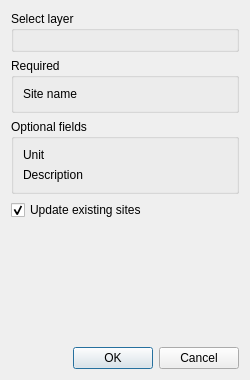
<?xml version="1.0" encoding="UTF-8"?>
<ui version="4.0">
 <class>ImportLayerDialog</class>
 <widget class="QDialog" name="ImportLayerDialog">
  <property name="geometry">
   <rect>
    <x>0</x>
    <y>0</y>
    <width>250</width>
    <height>380</height>
   </rect>
  </property>
  <property name="minimumSize">
   <size>
    <width>250</width>
    <height>380</height>
   </size>
  </property>
  <property name="windowTitle">
   <string>Dialog</string>
  </property>
  <layout class="QVBoxLayout" name="verticalLayout_4">
   <item>
    <widget class="QGroupBox" name="groupBoxLayer">
     <property name="title">
      <string>Select layer</string>
     </property>
     <layout class="QVBoxLayout" name="verticalLayout_3">
      <item>
       <layout class="QHBoxLayout" name="horizontalLayoutLayer"/>
      </item>
     </layout>
    </widget>
   </item>
   <item>
    <widget class="QGroupBox" name="groupBoxRequired">
     <property name="title">
      <string>Required</string>
     </property>
     <layout class="QHBoxLayout" name="horizontalLayout">
      <item>
       <layout class="QVBoxLayout" name="verticalLayout">
        <item>
         <widget class="QLabel" name="label">
          <property name="text">
           <string>Site name</string>
          </property>
         </widget>
        </item>
       </layout>
      </item>
      <item>
       <layout class="QVBoxLayout" name="verticalLayoutRequired"/>
      </item>
     </layout>
    </widget>
   </item>
   <item>
    <widget class="QGroupBox" name="groupBoxOptional">
     <property name="title">
      <string>Optional fields</string>
     </property>
     <layout class="QHBoxLayout" name="horizontalLayout_2">
      <item>
       <layout class="QVBoxLayout" name="verticalLayout_5">
        <item>
         <widget class="QLabel" name="label_4">
          <property name="text">
           <string>Unit</string>
          </property>
         </widget>
        </item>
        <item>
         <widget class="QLabel" name="label_5">
          <property name="text">
           <string>Description</string>
          </property>
         </widget>
        </item>
       </layout>
      </item>
      <item>
       <layout class="QVBoxLayout" name="verticalLayoutOtional"/>
      </item>
     </layout>
    </widget>
   </item>
   <item>
    <widget class="QCheckBox" name="checkBoxUpdate">
     <property name="text">
      <string>Update existing sites</string>
     </property>
     <property name="checked">
      <bool>true</bool>
     </property>
    </widget>
   </item>
   <item>
    <spacer name="verticalSpacer">
     <property name="orientation">
      <enum>Qt::Vertical</enum>
     </property>
     <property name="sizeHint" stdset="0">
      <size>
       <width>20</width>
       <height>40</height>
      </size>
     </property>
    </spacer>
   </item>
   <item>
    <widget class="QDialogButtonBox" name="buttonBox">
     <property name="orientation">
      <enum>Qt::Horizontal</enum>
     </property>
     <property name="standardButtons">
      <set>QDialogButtonBox::Cancel|QDialogButtonBox::Ok</set>
     </property>
    </widget>
   </item>
  </layout>
 </widget>
 <resources/>
 <connections>
  <connection>
   <sender>buttonBox</sender>
   <signal>accepted()</signal>
   <receiver>ImportLayerDialog</receiver>
   <slot>accept()</slot>
   <hints>
    <hint type="sourcelabel">
     <x>248</x>
     <y>254</y>
    </hint>
    <hint type="destinationlabel">
     <x>157</x>
     <y>274</y>
    </hint>
   </hints>
  </connection>
  <connection>
   <sender>buttonBox</sender>
   <signal>rejected()</signal>
   <receiver>ImportLayerDialog</receiver>
   <slot>reject()</slot>
   <hints>
    <hint type="sourcelabel">
     <x>316</x>
     <y>260</y>
    </hint>
    <hint type="destinationlabel">
     <x>286</x>
     <y>274</y>
    </hint>
   </hints>
  </connection>
 </connections>
</ui>
